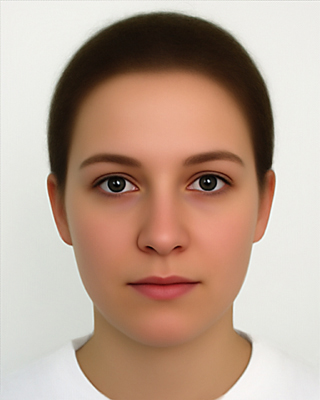
//> input picture img001.jpg, 320 x 400 px
$ ./DJFaceAPI   (built with g++ and OpenCV 4)
//> lines starting //> are read from the running program, lines starting //| are printed output that depends on the picture
### cvmser.h
#ifndef GUARD_cvmser_h
#define GUARD_cvmser_h

#include "cv.h"

typedef struct CvMSERParams
{
	// delta, in the code, it compares (size_{i}-size_{i-delta})/size_{i-delta}
	int delta;
	// prune the area which bigger/smaller than max_area/min_area
	int max_area;
	int min_area;
	// prune the area have simliar size to its children
	float max_variation;
	// trace back to cut off mser with diversity < min_diversity
	float min_diversity;
	/* the next few params for MSER of color image */
	// for color image, the evolution steps
	int max_evolution;
	// the area threshold to cause re-initialize
	double area_threshold;
	// ignore too small margin
	double min_margin;
	// the aperture size for edge blur
	int edge_blur_size;
}
CvMSERParams;

CvMSERParams cvMSERParams( int delta = 5, int min_area = 60, int max_area = 14400, float max_variation = .25, float min_diversity = .2, int max_evolution = 200, double area_threshold = 1.01, double min_margin = .003, int edge_blur_size = 5 );

void cvExtractMSER( CvArr* _img, CvArr* _mask, CvSeq** contours, CvMemStorage* storage, CvMSERParams params );

#endif

### DJFaceAPI.cpp
// DJFaceAPI.cpp : Defines the entry point for the console application.
//

#include <stdio.h>
#include "cv.h"
#include "highgui.h"
#include "cvmser.h"

//using namespace std;

#define	M_PI	(3.1415926535897932384626433832795)

int main(int argc, char* argv[])
{
	IplImage* img = 0;
	IplImage* o_img = 0;
	IplImage* t_img[10];
	cvNamedWindow("Display0");

	CvSeq* contours;
	CvMemStorage* storage;

	int i, j;
	char user_str[256];
	int img_no = 1;

	storage = cvCreateMemStorage(0);

	for (i=8; i<10; i++) {
		sprintf( user_str, "C:\\myjava\\faces\\t%d.jpg", i+1 );
		t_img[i] = cvLoadImage( user_str, 0 );
//> t9.jpg cannot be read in this run, so this picture is empty
//> t_img = 10 items
	}

	int sW, sH, sw, sh;
	double tt;

	while (1) {

		sprintf( user_str, "c:\\myjava\\faces\\img%03d.jpg", img_no );
		img = cvLoadImage( user_str, 0 );
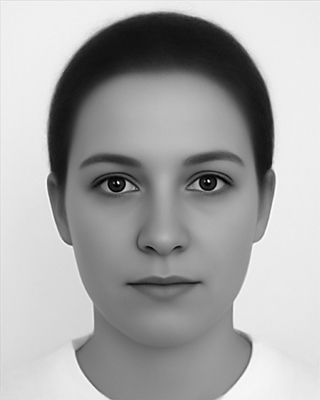
//> img: 400 rows x 320 cols, CV_8UC1; min 0, max 255, mean 166.6
		if (!img) break;

		o_img = cvCreateImage(cvSize(img->width*2,img->height),8,3);
		cvSetImageROI( o_img, cvRect(0,0,img->width,img->height) );
		cvMerge( img, img, img, 0, o_img );
		cvResetImageROI( o_img );
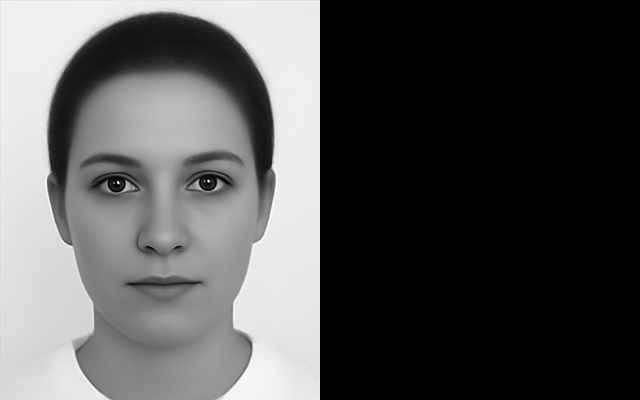
//> o_img: 400 rows x 640 cols, CV_8UC3; min 0, max 255, mean 83.3

		uchar* rsptr = (uchar*)o_img->imageData;

		IplImage* wh_img = cvCreateImage( cvSize(img->width,img->height), 8, 1 );
		cvSetZero( wh_img );
		cvResize( img, wh_img );

		sW = wh_img->width; sH = wh_img->height;
//> after `sW = wh_img->width`: sW = 320
//> after `sH = wh_img->height`: sH = 400

		IplImage* tt_img;
		IplImage* mt_img;

		tt = (double)cvGetTickCount();

		for (i=8; i<10; i++) {

//> (the run ends here: the program stops with an error, at `tt_img = cvCloneImage( t_img[i] );`)
